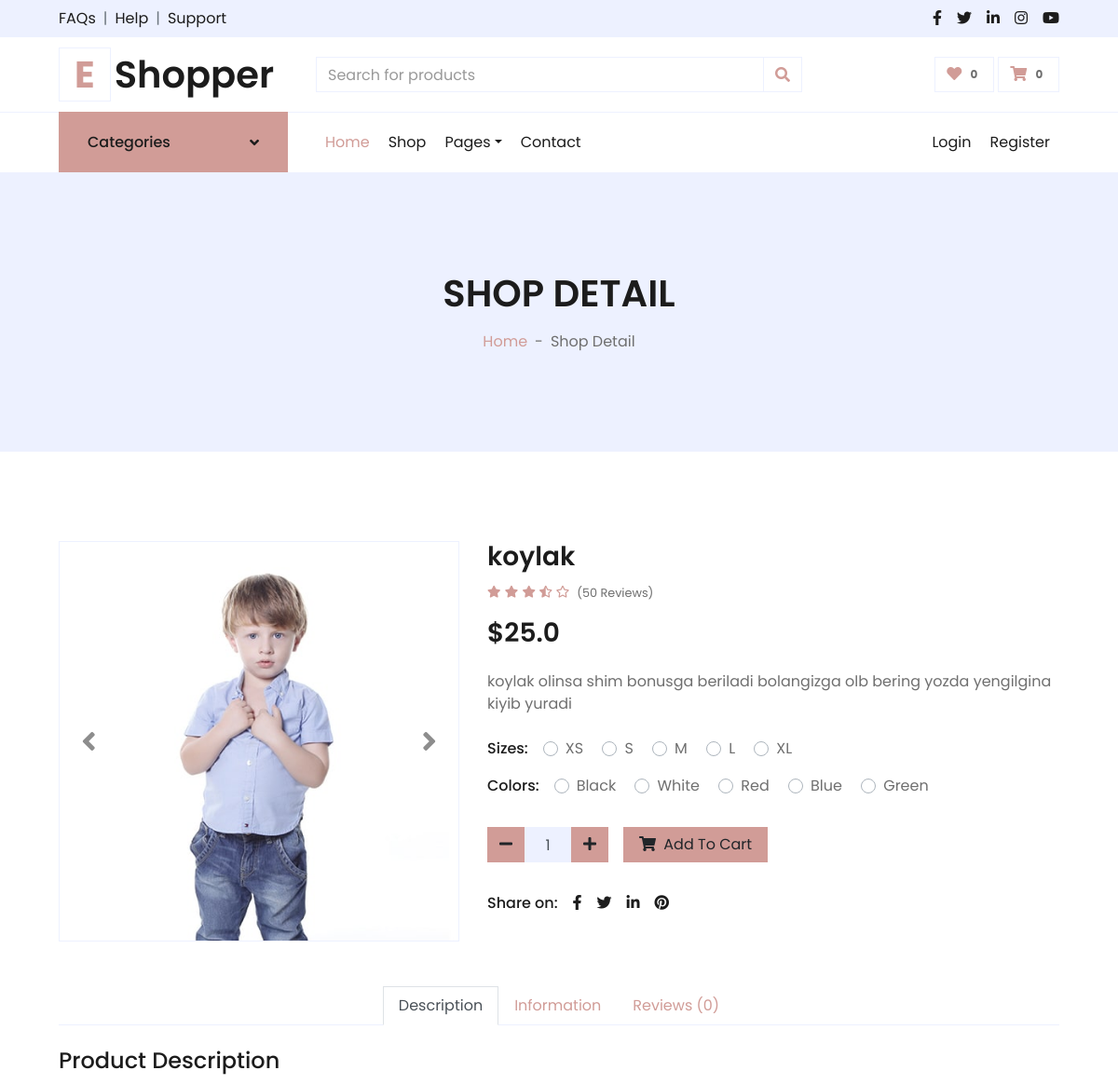
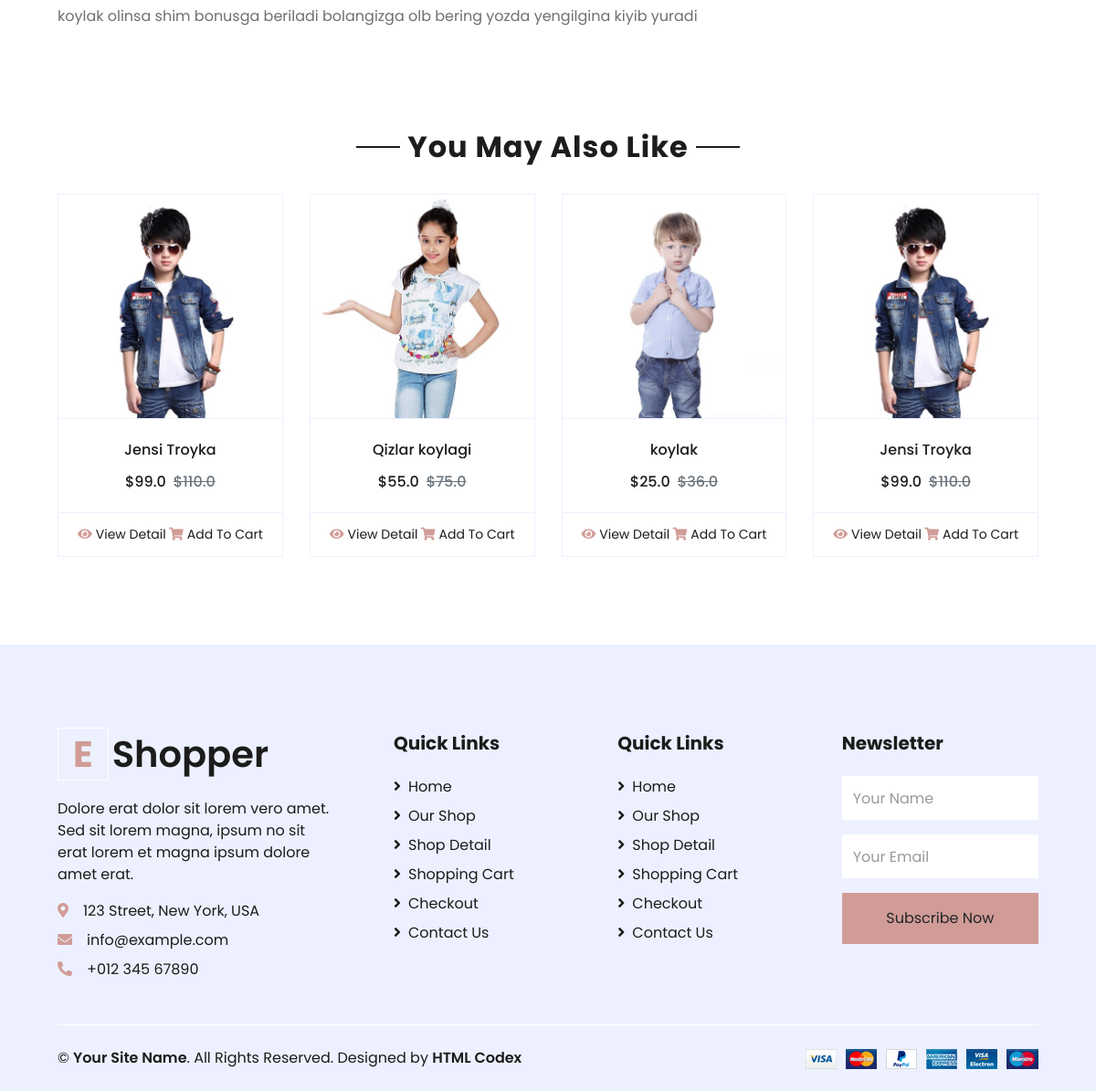
The app's page /detail/8/ (signed in) with its own data (2 pictures, top to bottom).
### Shop/models.py (models this page shows)
class Product(models.Model):
    category = models.ForeignKey(Category, on_delete=models.CASCADE)
    img = models.ImageField(upload_to='Product_img/')
    name = models.CharField(max_length=255)
    body = models.TextField()
    price = models.FloatField()
    discount = models.FloatField(blank=True, null=True)
    quantity = models.FloatField()

### Shop/views.py (the view, shortened to what this page needs)
# urls.py: path('detail/<int:product_id>/', views.detail, name='detail'),
def detail(request, product_id):
    product = models.Product.objects.get(id=product_id)
    categories = models.Category.objects.all()
    products = models.Product.objects.all()
    comments = models.Comment.objects.filter(product=product)
    cart_info = CartAuthenTicatedUser(request).get_cart_info()
    context = {
        'product':product,
        'categories':categories,
        'products':products,
        'comments':comments,
        'cart_total_quantity':cart_info['cart_total_quantity']
    }
    return render(request, 'detail.html', context)

### templates/detail.html (shortened to what this page needs)
{% extends 'base.html' %}
{% load static %}
{% block content %}
    <div class="container-fluid bg-secondary mb-5">
        <div class="d-flex flex-column align-items-center justify-content-center" style="min-height: 300px">
            <h1 class="font-weight-semi-bold text-uppercase mb-3">Shop Detail</h1>
            <div class="d-inline-flex">
                <p class="m-0"><a href="">Home</a></p>
                <p class="m-0 px-2">-</p>
                <p class="m-0">Shop Detail</p>
            </div>
        </div>
    </div>
    <div class="container-fluid py-5">
        <div class="row px-xl-5">
            <div class="col-lg-5 pb-5">
                <div id="product-carousel" class="carousel slide" data-ride="carousel">
                    <div class="carousel-inner border">
                        <div class="carousel-item active">
                            <img class="w-100 h-100" src="{{product.img.url}}" alt="Image">
                        </div>
                    </div>
                    <a class="carousel-control-prev" href="#product-carousel" data-slide="prev">
                        <i class="fa fa-2x fa-angle-left text-dark"></i>
                    </a>
                    <a class="carousel-control-next" href="#product-carousel" data-slide="next">
                        <i class="fa fa-2x fa-angle-right text-dark"></i>
                    </a>
                </div>
            </div>
            <div class="col-lg-7 pb-5">
                <h3 class="font-weight-semi-bold">{{ product.name }}</h3>
                <div class="d-flex mb-3">
                    <div class="text-primary mr-2">
                        <small class="fas fa-star"></small>
                        <small class="fas fa-star"></small>
                        <small class="fas fa-star"></small>
                        <small class="fas fa-star-half-alt"></small>
                        <small class="far fa-star"></small>
                    </div>
                    <small class="pt-1">(50 Reviews)</small>
                </div>
                <h3 class="font-weight-semi-bold mb-4">${{product.discount}}</h3>
                <p class="mb-4">{{product.body|truncatewords:20}}</p>
                <div class="d-flex mb-3">
                    <p class="text-dark font-weight-medium mb-0 mr-3">Sizes:</p>
                    <form>
                        <div class="custom-control custom-radio custom-control-inline">
                            <label class="custom-control-label" for="size-1">XS</label>
                        </div>
                        <div class="custom-control custom-radio custom-control-inline">
                            <label class="custom-control-label" for="size-2">S</label>
                        </div>
                        <div class="custom-control custom-radio custom-control-inline">
                            <label class="custom-control-label" for="size-3">M</label>
                        </div>
                        <div class="custom-control custom-radio custom-control-inline">
                            <label class="custom-control-label" for="size-4">L</label>
                        </div>
                        <div class="custom-control custom-radio custom-control-inline">
                            <label class="custom-control-label" for="size-5">XL</label>
                        </div>
                    </form>
                </div>
                <div class="d-flex mb-4">
                    <p class="text-dark font-weight-medium mb-0 mr-3">Colors:</p>
                    <form>
                        <div class="custom-control custom-radio custom-control-inline">
                            <label class="custom-control-label" for="color-1">Black</label>
                        </div>
                        <div class="custom-control custom-radio custom-control-inline">
                            <label class="custom-control-label" for="color-2">White</label>
                        </div>
                        <div class="custom-control custom-radio custom-control-inline">
                            <label class="custom-control-label" for="color-3">Red</label>
                        </div>
                        <div class="custom-control custom-radio custom-control-inline">
                            <label class="custom-control-label" for="color-4">Blue</label>
                        </div>
                        <div class="custom-control custom-radio custom-control-inline">
                            <label class="custom-control-label" for="color-5">Green</label>
                        </div>
                    </form>
                </div>
                <div class="d-flex align-items-center mb-4 pt-2">
                    <div class="input-group quantity mr-3" style="width: 130px;">
                        <div class="input-group-btn">
                            <button class="btn btn-primary btn-minus" >
                            <i class="fa fa-minus"></i>
                            </button>
                        </div>
                        <input type="text" class="form-control bg-secondary text-center" value="1">
                        <div class="input-group-btn">
                            <button class="btn btn-primary btn-plus">
                                <i class="fa fa-plus"></i>
                            </button>
                        </div>
                    </div>
                    <button class="btn btn-primary px-3"><i class="fa fa-shopping-cart mr-1"></i> Add To Cart</button>
                </div>
                <div class="d-flex pt-2">
                    <p class="text-dark font-weight-medium mb-0 mr-2">Share on:</p>
                    <div class="d-inline-flex">
                        <a class="text-dark px-2" href="">
                            <i class="fab fa-facebook-f"></i>
                        </a>
                        <a class="text-dark px-2" href="">
                            <i class="fab fa-twitter"></i>
                        </a>
                        <a class="text-dark px-2" href="">
                            <i class="fab fa-linkedin-in"></i>
                        </a>
                        <a class="text-dark px-2" href="">
                            <i class="fab fa-pinterest"></i>
                        </a>
                    </div>
                </div>
            </div>
        </div>
        <div class="row px-xl-5">
            <div class="col">
                <div class="nav nav-tabs justify-content-center border-secondary mb-4">
                    <a class="nav-item nav-link active" data-toggle="tab" href="#tab-pane-1">Description</a>
                    <a class="nav-item nav-link" data-toggle="tab" href="#tab-pane-2">Information</a>
                    <a class="nav-item nav-link" data-toggle="tab" href="#tab-pane-3">Reviews (0)</a>
                </div>
                <div class="tab-content">
                    <div class="tab-pane fade show active" id="tab-pane-1">
                        <h4 class="mb-3">Product Description</h4>
                       <p>{{product.body}}</p>
                    </div>
                </div>
            </div>
        </div>
    </div>
    <div class="container-fluid py-5">
        <div class="text-center mb-4">
            <h2 class="section-title px-5"><span class="px-2">You May Also Like</span></h2>
        </div>
        <div class="row px-xl-5">
            <div class="col">
                <div class="owl-carousel related-carousel">
                    {% for product in product.category.product_set.all %}
                    <div class="card product-item border-0">
                        <div class="card-header product-img position-relative overflow-hidden bg-transparent border p-0">
                            <img class="img-fluid w-100" src="{{product.img.url}}" alt="">
                        </div>
                        <div class="card-body border-left border-right text-center p-0 pt-4 pb-3">
                            <h6 class="text-truncate mb-3">{{product.name}}</h6>
                            <div class="d-flex justify-content-center">
                                <h6>${{product.discount}}</h6><h6 class="text-muted ml-2"><del>${{product.price}}</del></h6>
                            </div>
                        </div>
                        <div class="card-footer d-flex justify-content-between bg-light border">
                            <a href="{% url 'detail' product.id %}" class="btn btn-sm text-dark p-0"><i class="fas fa-eye text-primary mr-1"></i>View Detail</a>
                            <a href="{% url 'to_cart' product.pk 'add' %}" class="btn btn-sm text-dark p-0"><i class="fas fa-shopping-cart text-primary mr-1"></i>Add To Cart</a>
                        </div>
                    </div>
                    {% endfor %}
                </div>
            </div>
        </div>
    </div>
    {% endblock content %}

### records on screen
Product: img (picture), name "koylak", discount "25.0", body "koylak olinsa shim bonusga beriladi bolangizga olb bering yozda yengilgina kiyib yuradi", price "36.0"
Product: img (picture), name "Jensi Troyka", discount "99.0", price "110.0"
Product: img (picture), name "Qizlar koylagi", discount "55.0", price "75.0"
